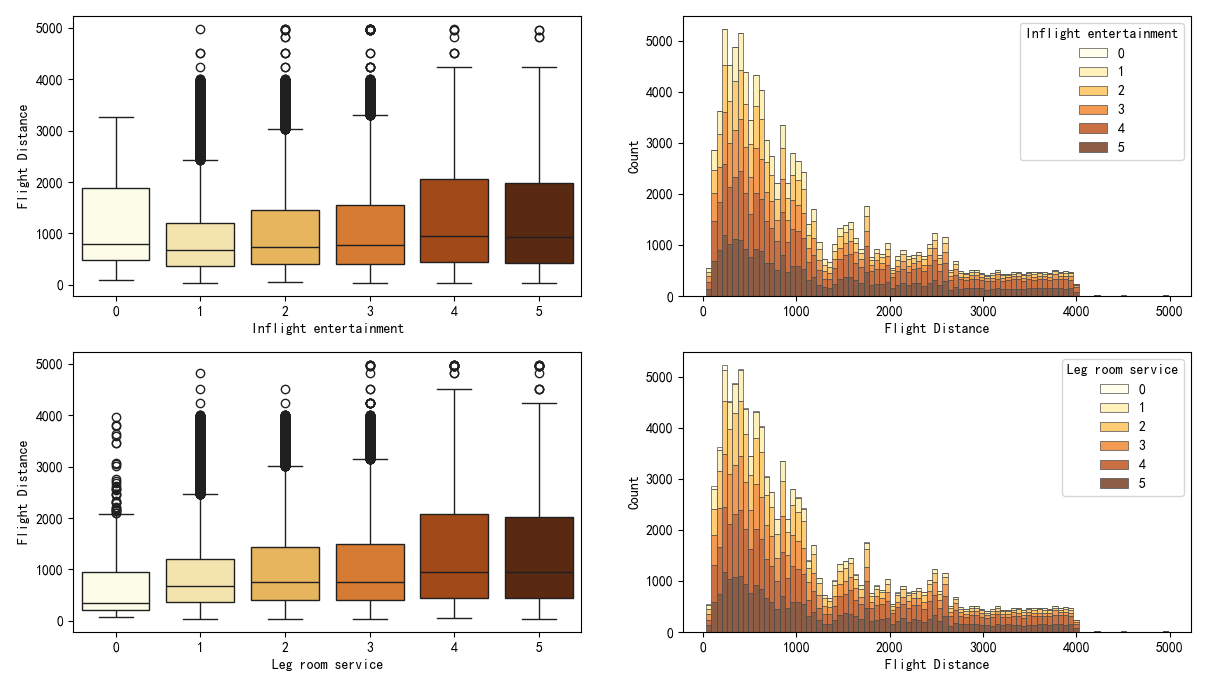

Write the Python code that produced this figure.
import pandas as pd
import seaborn as sns
import matplotlib.pyplot as plt
import numpy as np
import os
# 获取脚本所在的目录
script_dir = os.path.dirname(os.path.abspath(__file__))
# 切换到脚本所在目录
os.chdir(script_dir)

plt.rcParams['font.sans-serif']=['SimHei']
plt.rcParams['axes.unicode_minus']=False

train_df=pd.read_csv("train.csv")

# 创建一个 2x2 的子图布局，设置整个图形大小为 (15, 8) 英寸
f, ax = plt.subplots(2, 2, figsize = (15,8))
# 绘制第一个子图：展示 "Inflight entertainment"（机上娱乐）与 "Flight Distance"（飞行距离）的箱型图
sns.boxplot(data=train_df, 
            x="Inflight entertainment",    # x 轴：机上娱乐
            y="Flight Distance",           # y 轴：飞行距离
            hue="Inflight entertainment",  # 按照机上娱乐类型对数据进行分组
            palette="YlOrBr",              # 使用黄色到橙色渐变的调色板
            legend=False,                  # 不显示图例
            ax=ax[0, 0])                   # 将该图放在 2x2 子图的第一行第一列（0,0）位置
# 绘制第二个子图：展示 "Flight Distance" 与 "Inflight entertainment" 的堆叠直方图
sns.histplot(train_df, 
             x="Flight Distance",               # x 轴：飞行距离
             hue="Inflight entertainment",      # 根据机上娱乐类型堆叠不同颜色
             multiple="stack",                 # 堆叠显示多个类别
             palette="YlOrBr",                  # 使用黄色到橙色渐变的调色板
             edgecolor=".3",                    # 设置条形边缘颜色为灰色
             linewidth=.5,                      # 设置条形边缘线宽为 0.5
             ax=ax[0, 1])                       # 将该图放在 2x2 子图的第一行第二列（0,1）位置
# 绘制第三个子图：展示 "Leg room service"（腿部空间服务）与 "Flight Distance" 的箱型图
sns.boxplot(data=train_df, 
            x="Leg room service",     # x 轴：腿部空间服务
            y="Flight Distance",      # y 轴：飞行距离
            hue="Leg room service",   # 按照腿部空间服务类型对数据进行分组
            palette="YlOrBr",         # 使用黄色到橙色渐变的调色板
            legend=False,             # 不显示图例
            ax=ax[1, 0])              # 将该图放在 2x2 子图的第二行第一列（1,0）位置

# 绘制第四个子图：展示 "Flight Distance" 与 "Leg room service" 的堆叠直方图
sns.histplot(train_df, 
             x="Flight Distance",        # x 轴：飞行距离
             hue="Leg room service",     # 根据腿部空间服务类型堆叠不同颜色
             multiple="stack",           # 堆叠显示多个类别
             palette="YlOrBr",            # 使用黄色到橙色渐变的调色板
             edgecolor=".3",              # 设置条形边缘颜色为灰色
             linewidth=.5,                # 设置条形边缘线宽为 0.5
             ax=ax[1, 1])                 # 将该图放在 2x2 子图的第二行第二列（1,1）位置
plt.show()# 显示所有图形
